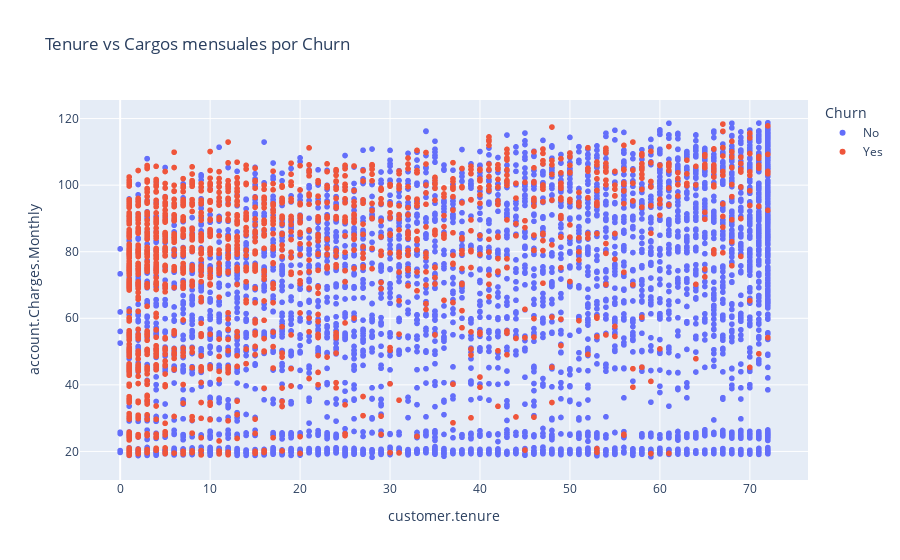

The code cell stored with this chart in its notebook:
### Code cell
px.scatter(df_plano,
           x="customer.tenure",
           y="account.Charges.Monthly",
           color="Churn",
           title="Tenure vs Cargos mensuales por Churn")

### Figure 1 — Plotly figure (JSON) as saved in the notebook; plotly's stock layout.template omitted (floating-point values rounded to 4 significant figures; data arrays with more than 128 entries replaced by an {"elided": "..."} marker saying what was removed)
{"data": [{"hovertemplate": "Churn=No<br>customer.tenure=%{x}<br>account.Charges.Monthly=%{y}<extra></extra>", "legendgroup": "No", "marker": {"color": "#636efa", "symbol": "circle"}, "mode": "markers", "name": "No", "showlegend": true, "type": "scattergl", "x": {"elided": "5174 int values"}, "xaxis": "x", "y": {"elided": "5174 float values"}, "yaxis": "y"}, {"hovertemplate": "Churn=Yes<br>customer.tenure=%{x}<br>account.Charges.Monthly=%{y}<extra></extra>", "legendgroup": "Yes", "marker": {"color": "#EF553B", "symbol": "circle"}, "mode": "markers", "name": "Yes", "showlegend": true, "type": "scattergl", "x": {"elided": "1869 int values"}, "xaxis": "x", "y": {"elided": "1869 float values"}, "yaxis": "y"}], "layout": {"legend": {"title": {"text": "Churn"}, "tracegroupgap": 0}, "title": {"text": "Tenure vs Cargos mensuales por Churn"}, "xaxis": {"anchor": "y", "domain": [0, 1], "title": {"text": "customer.tenure"}}, "yaxis": {"anchor": "x", "domain": [0, 1], "title": {"text": "account.Charges.Monthly"}}}}
